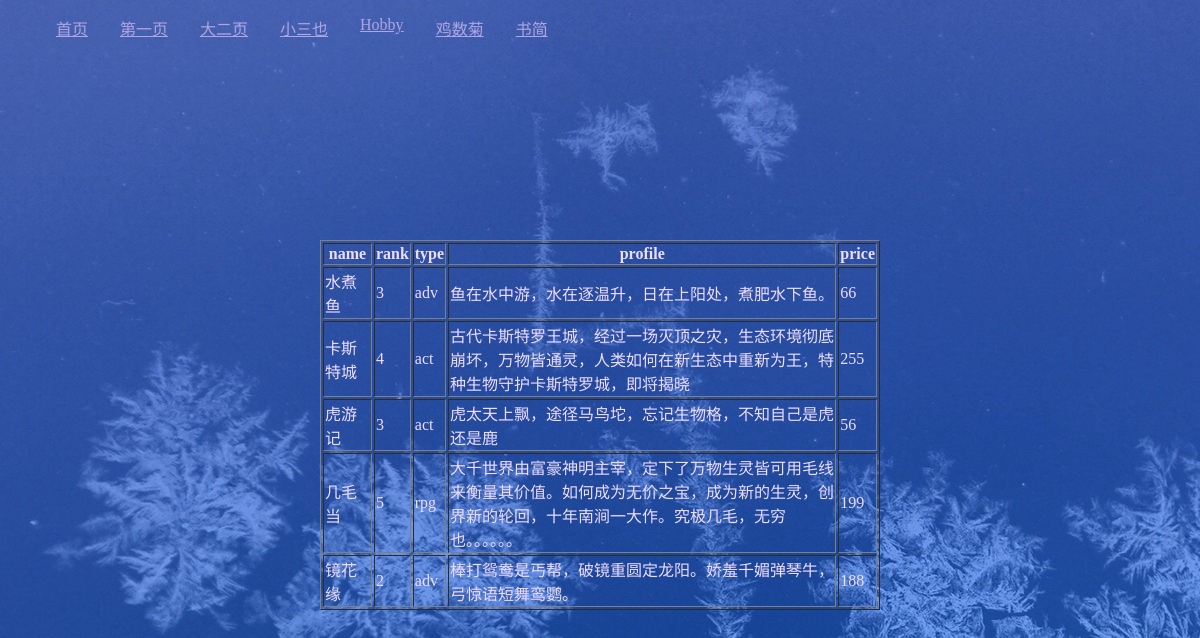
The page /one on the database its author committed.
### highone/models.py (models this page shows)
class Hobby(models.Model):
	name = models.CharField(max_length = 50,default='***')	# name
	rank = models.CharField(max_length = 5,default='0')		# ranking
	modn = models.CharField(max_length = 20,default='act')	# type
	prof = models.CharField(max_length = 500,default='Dis')	# profile
	pric = models.CharField(max_length = 10,default='0')	# price

### highone/views.py (the view)
# urls.py: url(r'^one$',baseone),
def baseone(request):
	h = Hobby.objects.all()
	t = loader.get_template('baseone.html')
	return TemplateResponse(request,'baseone.html',{'objects':h})

### highone/templates/baseone.html (shortened to what this page needs)
{% extends 'base.html' %}
{% block text %}
	<table border="1">
		<thead>
			<tr>
				<th>name</th>
				<th>rank</th>
				<th>type</th>
				<th>profile</th>
				<th>price</th>
			</tr>
		</thead>
		<tbody>
			{% for object in objects %}
				<tr>
					<td>{{object.name}}</td>
					<td>{{object.rank}}</td>
					<td>{{object.modn}}</td>
					<td>{{object.prof}}</td>
					<td>{{object.pric}}</td>
				</tr>
			{% endfor %}
		</tbody>
	</table>
{% endblock %}

### highone/templates/base.html (shortened to what this page needs)
<!DOCTYPE html>
<html>
<head>
</head>
<body style="background:url('/static/snowf.jpg');">
	<nav id="nav" style="align:top;">
	  <ul>
	    <li><a href="/" style="color: #b0a4e3">首页</a></li>
	    <li><a href="/one" style="color: #b0a4e3">第一页</a></li>
	    <li><a href="/two" style="color: #b0a4e3">大二页</a></li>
	    <li><a href="/thd" style="color: #b0a4e3">小三也</a></li>
	    <li><a href="/fth" style="color: #b0a4e3">Hobby</a></li>
	    <li><a href="/fita" style="color: #b0a4e3">鸡数菊</a></li>
	    <li><a href="/monolog" style="color: #b0a4e3">书简</a></li>
	  </ul>
	</nav>
	<div id='rom'>
		{% block text %}{% endblock %}
	</div>
</body>
</html>

### highone/templates/base.html (style rules this page uses)
body { color: #edf; ; padding: 0 5em; margin:15em }
ul { list-style: none; }
li { float: left; }
a { display: block;padding: 0 16px }
nav { height:50px; width:100%; position:fixed; top:0; left:0; right:0; z-index:999; }

### rows shown on the page
Hobby: name "水煮鱼", rank "3", modn "adv", prof "鱼在水中游，水在逐温升，日在上阳处，煮肥水下鱼。", pric "66"
Hobby: name "卡斯特城", rank "4", modn "act", prof "古代卡斯特罗王城，经过一场灭顶之灾，生态环境彻底崩坏，万物皆通灵，人类如何在新生态中重新为王，特种生物守护卡斯特罗城，即将揭晓", pric "255"
Hobby: name "虎游记", rank "3", modn "act", prof "虎太天上飘，途径马鸟坨，忘记生物格，不知自己是虎还是鹿", pric "56"
Hobby: name "几毛当", rank "5", modn "rpg", prof "大千世界由富豪神明主宰，定下了万物生灵皆可用毛线来衡量其价值。如何成为无价之宝，成为新的生灵，创界新的轮回，十年南涧一大作。究极几毛，无穷也。。。。。。", pric "199"
Hobby: name "镜花缘", rank "2", modn "adv", prof "棒打鸳鸯是丐帮，破镜重圆定龙阳。娇羞千媚弹琴牛，弓惊语短舞鸾鹦。", pric "188"
